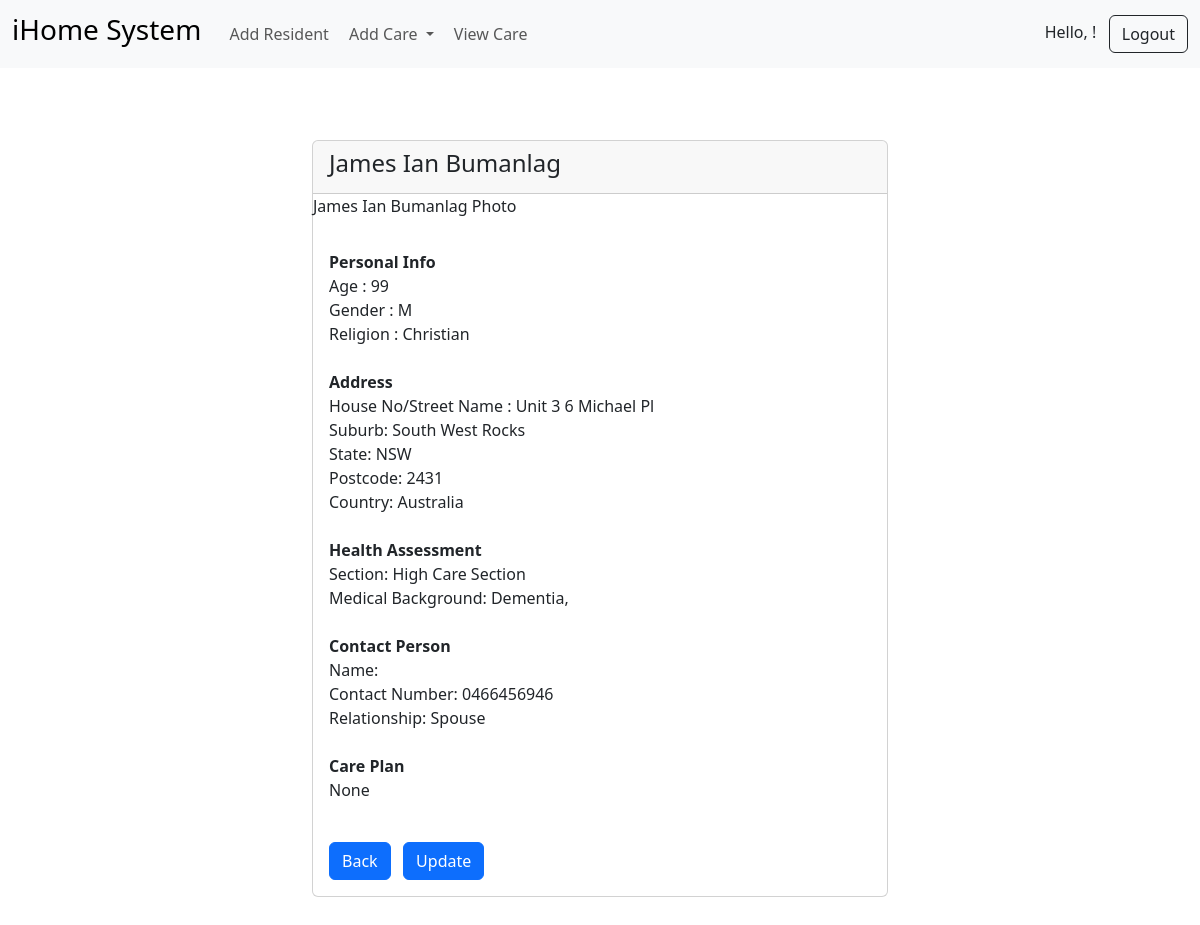
The page /record/2 (signed in) on the database its author committed.
### my_app/models.py (models this page shows, shortened)
class Record(models.Model):
    created_at = models.DateTimeField(auto_now_add = True)
    first_name = models.CharField(max_length=50)
    last_name = models.CharField(max_length=50)
    age = models.CharField(max_length=10)
    gender = models.CharField(max_length=10)
    religion = models.CharField(max_length=50)
    house_street = models.CharField(max_length=50)
    suburb = models.CharField(max_length=50)
    state  = models.CharField(max_length=20)
    post_code = models.CharField(max_length=20)
    country = models.CharField(max_length=50)
    section = models.CharField(max_length=50)
    med_background = models.CharField(max_length=250)
    care_plan = models.CharField(max_length=2500, null=True)
    contact_first = models.CharField(max_length=50)
    contact_last = models.CharField(max_length=50)
    contact_number = models.CharField(max_length=50)
    contact_rel = models.CharField(max_length=20)
    person_image = models.ImageField(null=True, blank=True, upload_to='images/')

### my_app/views.py (the view)
# urls.py: path('record/<int:pk>', views.cus_record, name='record'),
def cus_record(request,pk):
    if request.user.is_authenticated:
        customer_record = Record.objects.get(id=pk)
        return render(request, 'login/record.html', {'customer_record': customer_record})
    else:
        messages.success(request, 'You need to be logged in to view record')
        return redirect('home')

### my_app/templates/login/record.html (shortened to what this page needs)
{% extends 'base.html' %}
{% load static %}
{% block content %}
<div class="col-md-6 offset-md-3 container">
    <br>
    <br>
    <br>
    {% if user.is_authenticated %}
        <div class="card">
            <div class="card-header">
               <h4>{{ customer_record.first_name}} {{ customer_record.last_name}}</h4>
            </div>
            {% with image=customer_record.person_image %}
                {% if image %}
                    <img src="{{ image.url }}" class="card-img-top" width="522">
                {% else %}
                    <p>{{ customer_record.first_name }} {{ customer_record.last_name }} Photo</p>
                {% endif %}
            {% endwith %}
            <div class="card-body">
            <p class="card-text">
                <strong>Personal Info </strong> <br>
                Age : {{ customer_record.age }} <br>
                Gender : {{ customer_record.gender }} <br>
                Religion : {{ customer_record.religion }} <br><br>
                <strong>Address</strong> <br>
                House No/Street Name : {{ customer_record.house_street }} <br>
                Suburb: {{ customer_record.suburb }} <br>
                State: {{ customer_record.state }} <br>
                Postcode: {{ customer_record.post_code }} <br>
                Country: {{ customer_record.country }}
                <br><br>
                <strong>Health Assessment</strong> <br>
                Section: {{ customer_record.section }} <br>
                Medical Background: {{ customer_record.med_background }}
                <br><br>
                <Strong>Contact Person</Strong><br>
                Name: {{ customer_record.contact_first}} {{ customer_record.contact_last}} <br>
                Contact Number: {{ customer_record.contact_number }} <br>
                Relationship: {{ customer_record.contact_rel}}
                <br><br>
                <strong>Care Plan</strong> <br>
                {{ customer_record.care_plan}}
            </p>
            <br>
            <a href="{% url 'residents' %}" class="btn btn-primary">Back</a> &nbsp;
            <a href="{% url 'update' customer_record.id %}" class="btn btn-primary">Update</a> &nbsp;
            </div>
        </div>
    {% endif %}
</div>
 <br><br>
{% endblock %}

### rows shown on the page
Record: first_name "James Ian", last_name "Bumanlag", age "99", gender "M", religion "Christian", house_street "Unit 3 6 Michael Pl", suburb "South West Rocks", state "NSW", post_code "2431", country "Australia", section "High Care Section", med_background "Dementia,", contact_number "0466456946", contact_rel "Spouse", care_plan "None"
